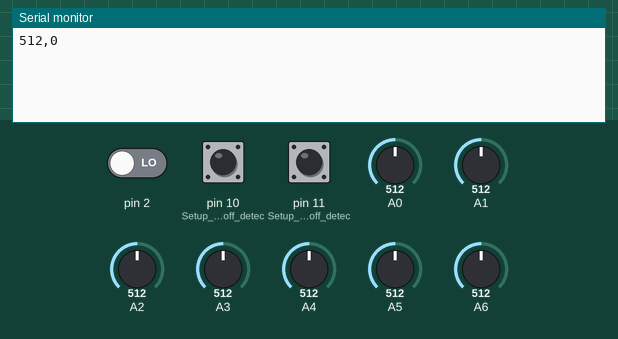
Simulated run of this sketch. Board: Arduino Uno, built with avr-gcc and run on an emulated ATmega328P. On the bench: the last lines printed to the serial monitor. The test bench sets the inputs (shaded band); at power-on: A0 = 512, pin 2 LOW, pin 10 (Setup_for_leads_off_detec) LOW, pin 11 (Setup_for_leads_off_detec) LOW, A1 = 512, A2 = 512, A3 = 512, A4 = 512, A5 = 512, A6 = 512.

Above: at 2.3 s.
2.4 s: A0 set to 716
At 3.3 s:
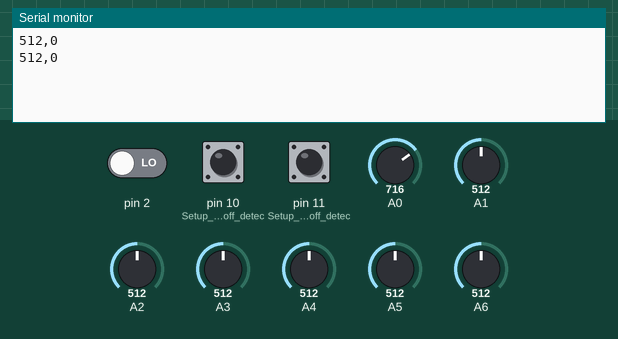
4.5 s: pin 2 driven HIGH
At 6.3 s:
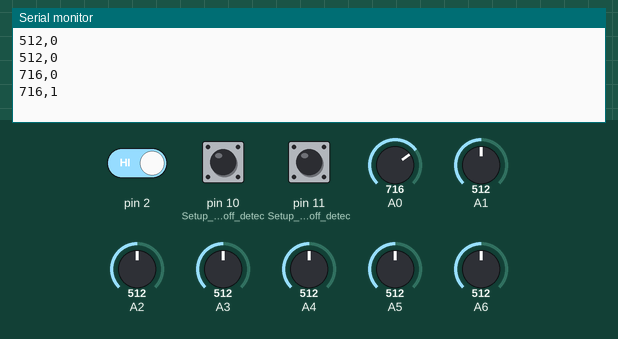
6.6 s: A0 set to 992
At 8.0 s:
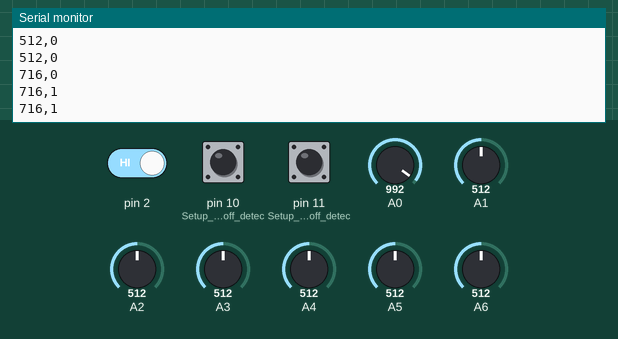
8.7 s: pin 2 driven LOW
At 10.4 s:
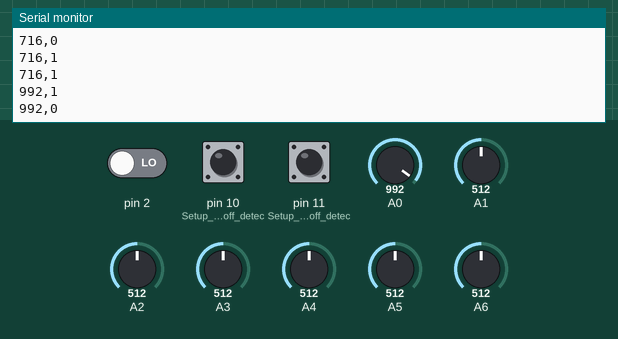
Timing chart, 0 to 11.8 s (numbered marks = the images above; inputs shaded):
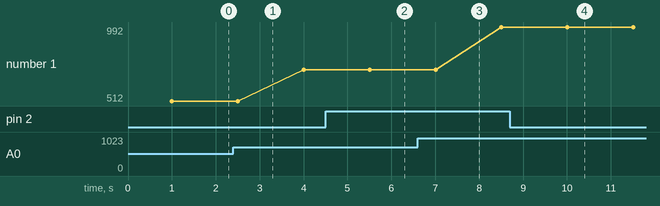

The sketch:

heartmusc.ino
```cpp
// (licence header left out)
 int analogI[6];
 int val[6];
 int h;


void setup() {
  // initialize the serial communication:
  Serial.begin(9600);
  pinMode(10, INPUT); // Setup for leads off detection LO +
  pinMode(11, INPUT); // Setup for leads off detection LO -
  pinMode(2, INPUT);
  for(int i=0;i<6;i++)
  {
    analogI[i] = i+1;
    val[i] = 0;
    pinMode(analogI[i], INPUT);
  }

  // begin sending over serial port
  Serial.begin(9600);
}

void loop() {
  int sensorState = digitalRead(2);
  //Serial.println(sensorState);

  if((digitalRead(10) == 1)||(digitalRead(11) == 1)){

  }
  else{
    // send the value of analog input 0:
      h = analogRead(A0);
  }
  //Wait for a bit to keep serial data from saturating
  delay(1000);
  for(int i=0;i<6;i++)
  {
    val[i] = analogRead(analogI[i]);
  }

  // print out value over the serial port
  /*
  for(int i=0;i<6;i++)
  {
    Serial.println("Muscle");
    Serial.println(10000 + i + 1); //prefix
    Serial.println(val[i]);
    Serial.println(10010); //end signal
    Serial.println("Heart");
    Serial.println(h);
    Serial.println("Piezo");
    Serial.println(sensorState);

  }
  */

  Serial.print(h);
  Serial.print(',');
  Serial.println(sensorState);
  // wait for a bit to not overload the port
  delay(500);
}
```

Measured:
- after the input at 4.5 s, the serial monitor: prints a new line after 1.0 s (image 2)
- after the input at 8.7 s, the serial monitor: prints a new line after 1.3 s (image 4)
- plotted number 1: 512 → 716 after the input at 2.4 s, 716 → 992 after the input at 6.6 s
